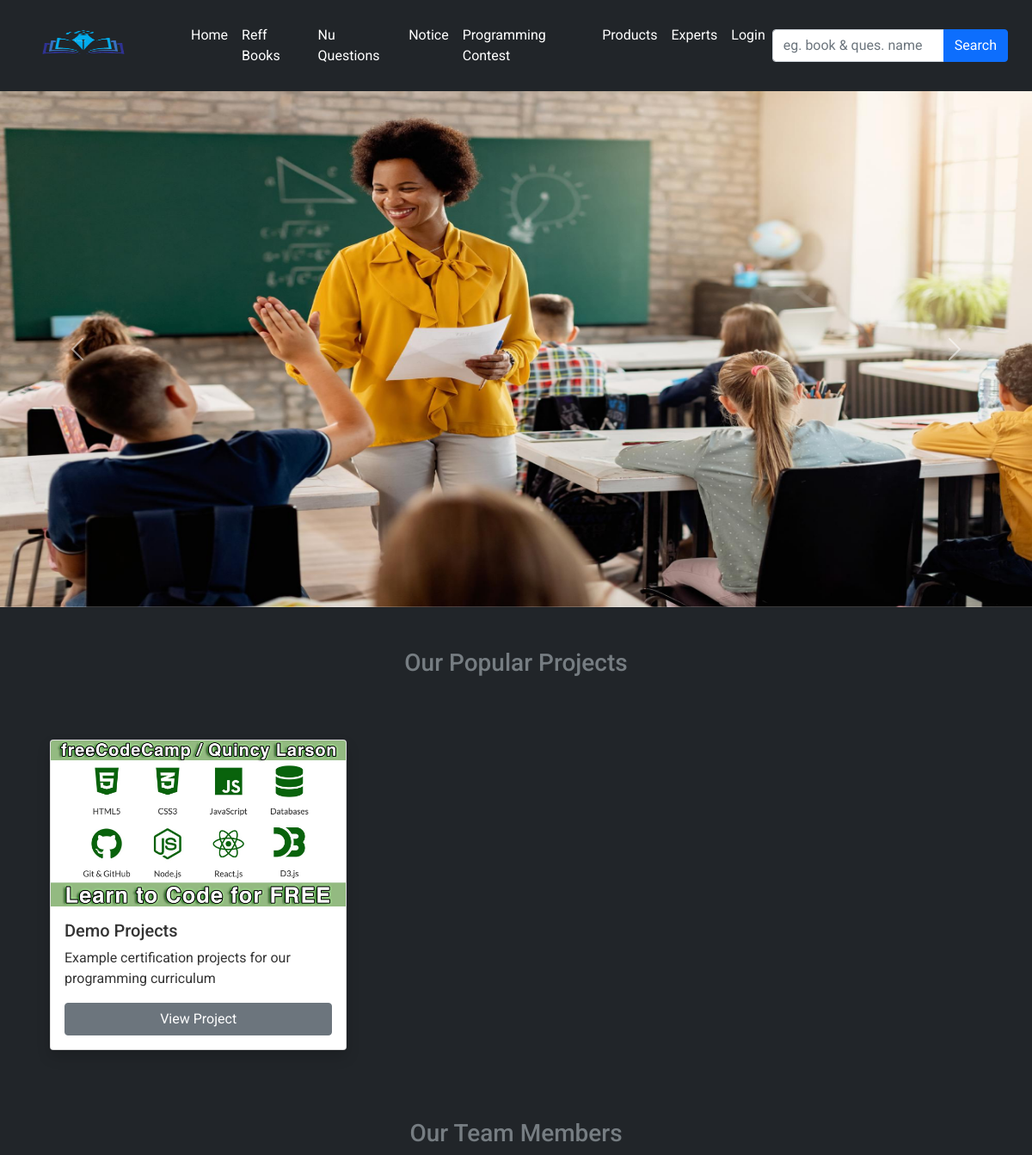
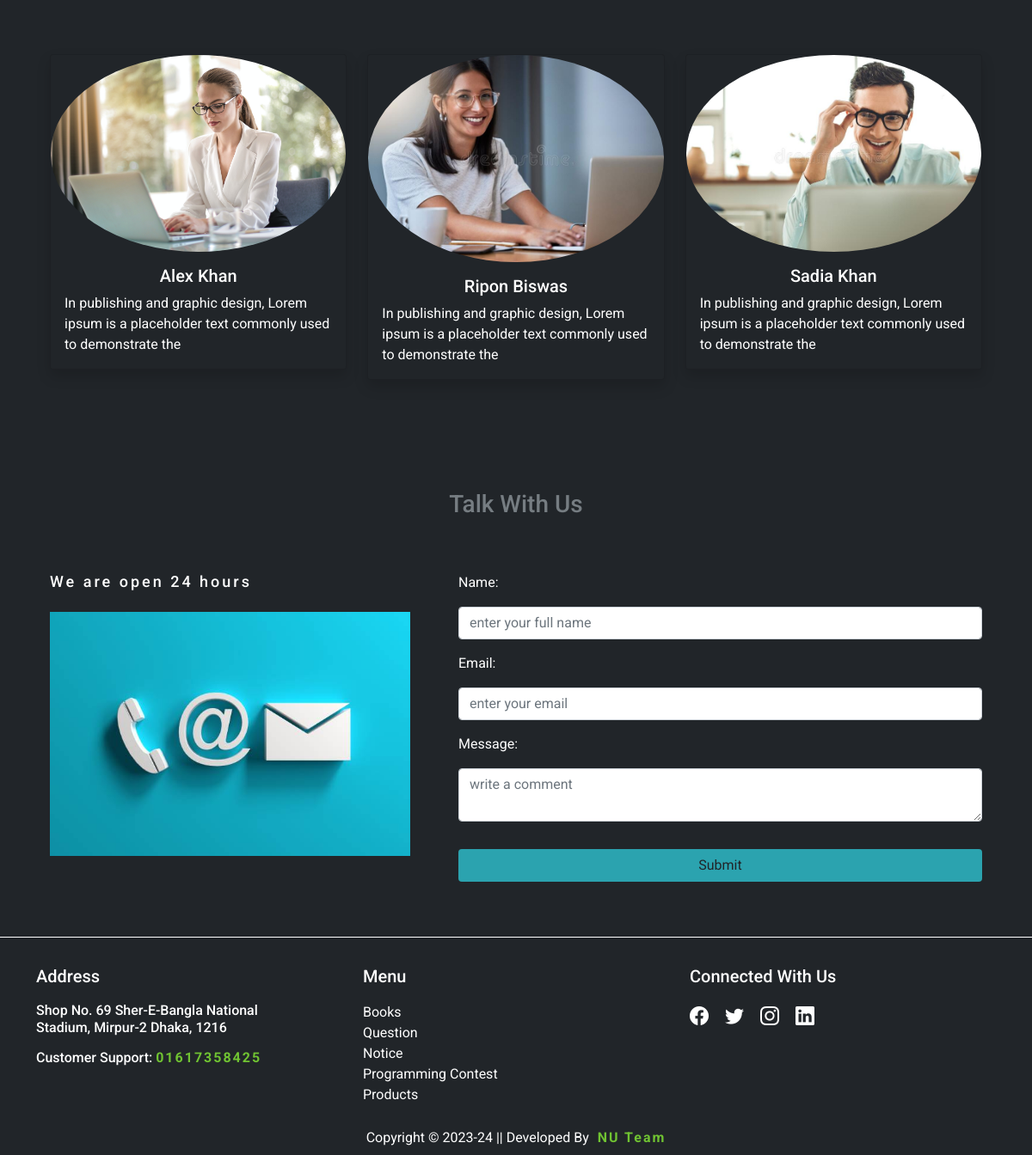
The page / on the database its author committed (2 pictures, top to bottom).
### user/models.py (models this page shows, shortened)
class AddProjects(models.Model):
    title = models.CharField(max_length=200)
    slug = models.SlugField(max_length=255, null=True, blank=True)
    bio = models.TextField(blank=True)
    image = models.ImageField(upload_to='project_image')
    live_demo = models.CharField(max_length=10000, blank=True, null=True)
    github_code = models.CharField(max_length=10000, blank=True, null=True)

class OurTeam(models.Model):
    name = models.CharField(max_length=50)
    bio = models.TextField()
    photo = models.ImageField(upload_to='our_team')

### other/views.py (the view, shortened to what this page needs)
# urls.py: path('', Home, name='home'),
def Home(request):
    project = AddProjects.objects.all()
    team = OurTeam.objects.all()
    dict = {'projects':project,'teams': team}
    return render(request, 'other/home.html', context=dict)

### template/other/home.html (shortened to what this page needs)
{% extends 'base.html' %}
{% load static %}
{% block content %}
    <div
  id="carouselExampleControls"
  class="carousel slide"
  data-bs-ride="carousel"
>
  <div class="carousel-inner">
    <div class="carousel-item active">
      <img
        src="{% static 'images/s1.jpg' %}"
        class="d-block w-100"
        alt="..."
        height="600px"
      />
    </div>
  </div>
  <a
    class="carousel-control-prev"
    href="#carouselExampleControls"
    role="button"
    data-bs-slide="prev"
  >
    <span class="carousel-control-prev-icon" aria-hidden="true"></span>
  </a>
  <a
    class="carousel-control-next"
    href="#carouselExampleControls"
    role="button"
    data-bs-slide="next"
  >
    <span class="carousel-control-next-icon" aria-hidden="true"></span>
  </a>
</div>
<div style="background-color: #212529;">
    <h3 class="text-center p-5" style="color: #767d82;">Our Popular Projects</h3>
    <div class="container">
      <div class="row p-3">
        {% for project in projects %}
          <div class="col-sm-4">
              <div class="card shadow mb-3 rounded" data-aos="fade-up">
                  <img src="{{project.image.url}}" class="card-img-top" alt="..." >
                  <div class="card-body">
                    <h5 class="card-title">{{project.title}}</h5>
                    <p class="card-text">{{project.bio}}</p>
                    <a href="{% url 'other:project_details' slug=project.slug %}" class="btn btn-secondary" style="width: 100%;">View Project</a>
                  </div>
                </div>
          </div>
          {% endfor %}
      </div>
    </div>
</div>
<div style="background-color: #212529;">
    <h3 class="text-center p-5"style="color: #767d82;">Our Team Members</h3>
    <div class="container">
      <div class="row p-3">
        {% for team in teams %}
          <div class="col-sm-4 mb-5">
              <div class="card shadow mb-3 rounded" style="background-color: #212529;" data-aos="fade-up">
                  <img src="{{team.photo.url}}" class="card-img-top" alt="..." style="border-radius: 50%;">
                  <div class="card-body">
                    <h5 class="card-title text-center" style="color: white;">{{team.name}}</h5>
                    <p class="card-text" style="color: white;">{{team.bio|slice:":100"}}</p>
                  </div>
                </div>
          </div>
          {% endfor %}
      </div>
    </div>
</div>
<div style="background-color: #212529;">
  <h3 class="text-center p-5"style="color: #767d82;margin-bottom: -0.1rem;">Talk With Us</h3>
<div class="container">
  <div class="row">
    <div class="col-sm-5">
      <h4 class="p-3" style="color: white; letter-spacing: 3px; font-size: large;">We are open 24 hours</h4>
      <img data-aos="zoom-in" class="mb-5" src="{% static 'images/c1.jpg' %}" alt="" width="100%" height="300px" style="padding: 0px 16px 16px 16px;">
    </div>
    <div class="col-sm-7">
      <form class="p-3" method="POST" action="{% url 'other:home' %}">
        <div class="form-group mb-3">
          <label class="mb-3" for="name" style="color: white;">Name:</label>
          <input type="text" class="form-control" name="name" placeholder="enter your full name" required>
        </div>
        <div class="form-group mb-3">
          <label class="mb-3" for="email" style="color: white;">Email:</label>
          <input type="email" class="form-control" placeholder="enter your email" name="email" required>
        </div>
        <div class="form-group mb-3">
          <label class="mb-3" for="message" style="color: white;">Message:</label>
          <textarea class="form-control" name="message" placeholder="write a comment" required></textarea>
        </div>
        <button type="submit" class="btn mb-5 mt-3" style="width: 100%; background-color: #2BA3AF;">Submit</button>
      </form>
    </div>
  </div>
</div>
</div>
{% endblock content %}

### rows shown on the page
AddProjects: image (picture), title "Demo Projects", bio "Example certification projects for our programming curriculum"
OurTeam: photo (picture), name "Alex Khan", bio "In publishing and graphic design, Lorem ipsum is a placeholder text commonly used to demonstrate the"
OurTeam: photo (picture), name "Ripon Biswas", bio "In publishing and graphic design, Lorem ipsum is a placeholder text commonly used to demonstrate the"
OurTeam: photo (picture), name "Sadia Khan", bio "In publishing and graphic design, Lorem ipsum is a placeholder text commonly used to demonstrate the"
